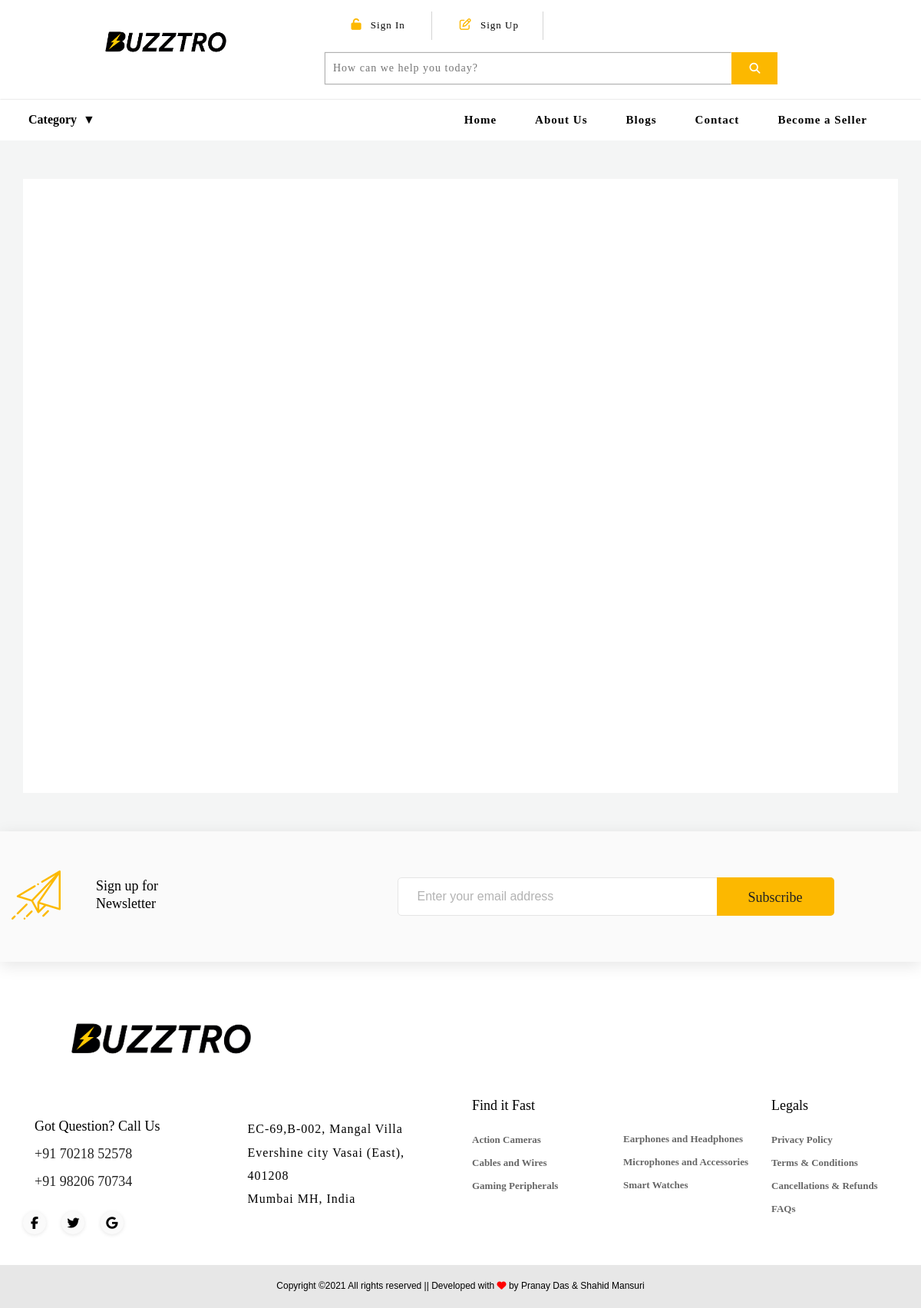
Page /stock_bar.php on the committed database.
### tables this page shows
CREATE TABLE `categories_list` (
  `sr_Id` int(55) NOT NULL,
  `cat_id` varchar(150) NOT NULL,
  `cat_name` varchar(150) NOT NULL,
  `cat_img` varchar(255) NOT NULL
);

### Admin_controllers/category.php (called while the page is built, shortened)
<?php
function CATEGORY_FETCH()
{
	include './Admin_config/connection.php';
	$sql= "SELECT * FROM `categories_list`";
	$result=mysqli_query($conn,$sql);
	$count = mysqli_num_rows($result);
	if ($count > 0) {
		while($row = mysqli_fetch_assoc($result))
		{
			$fetched[] = $row;
		}
	}
	return($fetched);
}
?>

### Admin_modules/fetch_categories.php (called while the page is built)
<?php
$prod_cat = CATEGORY_FETCH();
?>

### stock_bar.php (the view, shortened to what this page needs)
<?php
include 'header.php';
include 'nav.php';
?>
<div class="super_container">
	<section class="fd">
		<div class="container">
			<div class="row">
				<div class="col-md-12">
					<div class="deal-inner">
						<div class="lower">
						</div>
					</div>
				</div>
			</div>
		</div>
	</section>
	<?php include 'footer.php';?>

### footer.php (shortened to what this page needs)
	<div class="newsletter">
		<div class="container">
			<div class="row">
				<div class="col-md-5 col-lg-5 col-sm-12 col-12">
						<div class="newsletter_title_container">
							<div class="newsletter_icon"><img src="images/paper-plane.png" alt=""></div>
							<div class="newsletter_title">Sign up for Newsletter</div>
						</div>
				</div>
						<div class="col-md-7 col-lg-7 col-sm-12 col-12">
							<div class="newsletter_content clearfix">
							<form action="./Admin_modules/subscribe_newsletter.php" class="newsletter_form" method="post">
								<input type="email" class="newsletter_input" name="newsletter_mail" pattern="[a-z0-9._%+-]+@[a-z0-9.-]+\.[a-z]{2,}$" required="required" placeholder="Enter your email address">
								<button type="submit" name="newsletter_button" class="newsletter_button">Subscribe</button>
							</form>
						</div>
						</div>
			</div>
		</div>
	</div>
	<footer class="footer">
		<div class="container">
			<div class="row">
				<div class="col-lg-4">
					<div class="logo_container text-center">
						<div class="logo"><a href="index.php"><img src="images/Buzztro Logo PNG (Transparent).png" style="width: 80%;"></a></div>
					</div>
				</div>
				<div class="col-lg-8"></div>
				<div class="clearfix"></div>
				<div class="col-lg-6 footer_col">
					<div class="footer_column footer_contact">
						<div class="col-lg-6">
							<div>
								<div class="footer_title">Got Question? Call Us</div>
								<div class="footer_phone">+91 70218 52578</div>
								<div class="footer_phone">+91 98206 70734</div>
							</div>
						</div>
						<div class="col-lg-6">
							<div class="footer_contact_text">
								<p>EC-69,B-002, Mangal Villa</p>
								<p>Evershine city Vasai (East), 401208</p>
								<p>Mumbai MH, India</p>
							</div>
						</div>
						<div class="footer_social">
							<ul>
								<li><a href="#"><i class="fab fa-facebook-f"></i></a></li>
								<li><a href="#"><i class="fab fa-twitter"></i></a></li>
								<li><a href="#"><i class="fab fa-google"></i></a></li>
							</ul>
						</div>
					</div>
				</div>
				<div class="col-lg-4">
					<div style="display: flex; flex-direction: row; align-items: center; justify-content: space-between;">
						<div class="footer_column">
							<div class="footer_title">Find it Fast</div>
							<ul class="footer_list" type="none">
								<?php
								foreach ($firsthalf as $key => $value)
								{ ?>
									<li><a href="category_page.php?cat=<?php echo $value['cat_name'];?>"><?php echo $value['cat_name'];?></a></li>
								<?php
								}
								?>
							</ul>
						</div>
						<div class="footer_column">
							<ul class="footer_list footer_list_2" type="none">
								<?php
								foreach ($secondhalf as $key => $value)
								{ ?>
									<li><a href="category_page.php?cat=<?php echo $value['cat_name'];?>"><?php echo $value['cat_name'];?></a></li>
								<?php
								}
								?>
							</ul>
						</div>
					</div>
				</div>
				<div class="col-lg-2">
					<div class="footer_column">
						<div class="footer_title">Legals</div>
						<ul class="footer_list" type="none">
							<li><a href="privacy.php">Privacy Policy</a></li>
							<li><a href="terms.php">Terms & Conditions</a></li>
							<li><a href="refunds.php">Cancellations & Refunds</a></li>
							<li><a href="faqs.php">FAQs</a></li>
						</ul>
					</div>
				</div>
			</div>
		</div>
	</footer>
	<div class="copyright">
		<div class="container">
			<div class="row">
				<div class="col">
					<div class="copyright_container d-flex flex-sm-row flex-column align-items-center justify-content-start">
						<div class="copyright_content" style="color: #000000;">
						Copyright &copy;<?php echo date('Y');?> All rights reserved  || Developed with <i class="fa fa-heart" aria-hidden="true" style="color: red;"></i> by <a href="http://www.pranaydas.in" target="_blank" style="color: #000000;">Pranay Das</a> & <a href="http://www.instagram.com/shahid.mansuri.99" target="_blank" style="color: #000000;">Shahid Mansuri</a>
						</div>
					</div>
				</div>
			</div>
		</div>
	</div>
</div>
</body>
</html>

### rows in the picture
categories_list: cat_name "Action Cameras"
categories_list: cat_name "Cables and Wires"
categories_list: cat_name "Gaming Peripherals"
categories_list: cat_name "Earphones and Headphones"
categories_list: cat_name "Microphones and Accessories"
categories_list: cat_name "Smart Watches"
